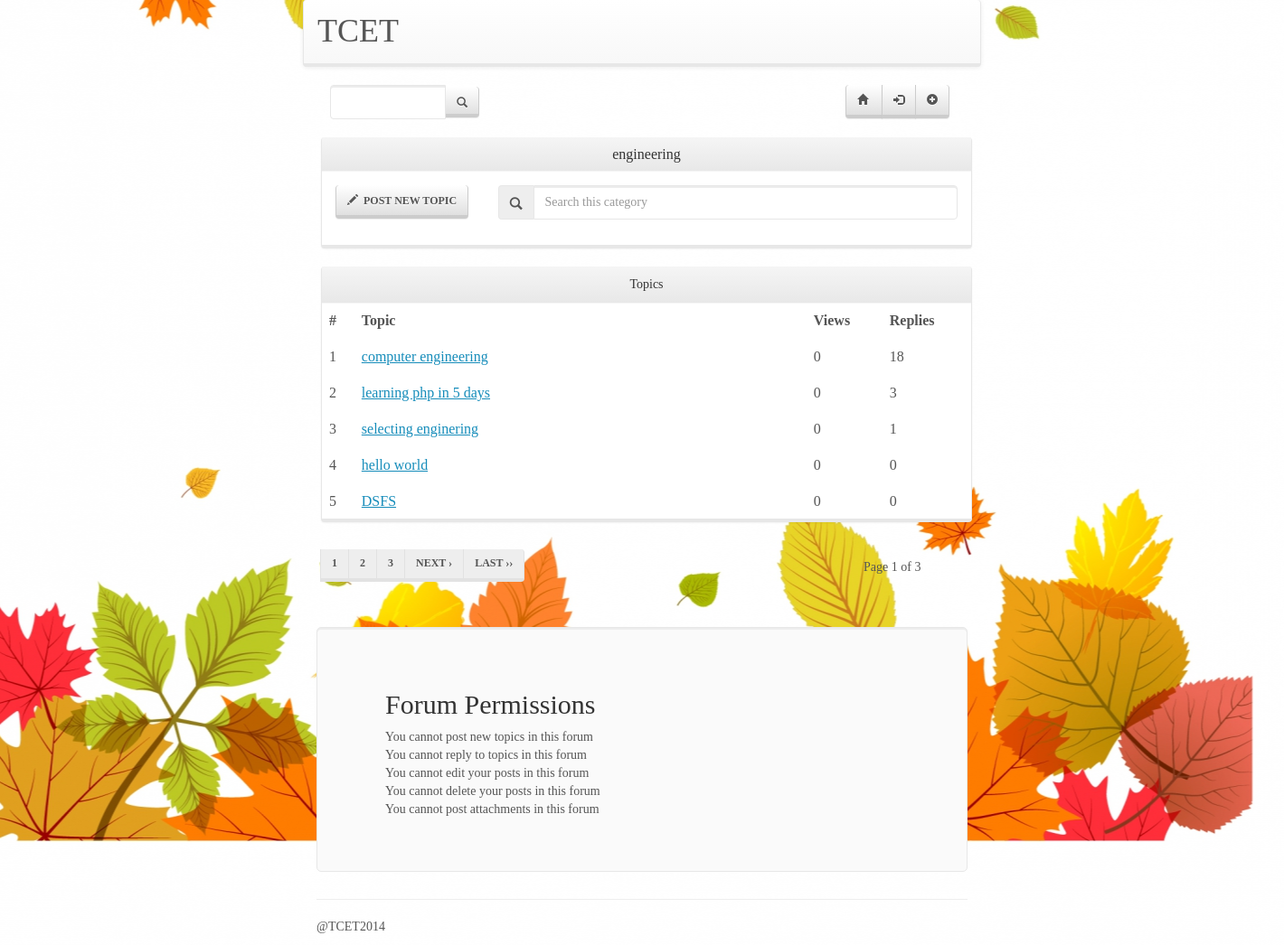
The app's page /topic.php?categorie=engineering with its own data.
### tables this page shows
CREATE TABLE IF NOT EXISTS `forum_question` (
  `question_id` int(4) NOT NULL AUTO_INCREMENT,
  `detail` longtext NOT NULL,
  `name` varchar(65) NOT NULL DEFAULT '',
  `email` varchar(65) NOT NULL DEFAULT '',
  `datetime` varchar(25) NOT NULL DEFAULT '',
  `view` int(4) NOT NULL DEFAULT '0',
  `reply` int(4) NOT NULL DEFAULT '0',
  `tid` int(11) NOT NULL,
  `cid` int(11) NOT NULL,
  PRIMARY KEY (`question_id`)
);

CREATE TABLE IF NOT EXISTS `topic` (
  `tid` int(8) NOT NULL AUTO_INCREMENT,
  `tname` varchar(65) NOT NULL,
  `cid` int(8) NOT NULL,
  `created_by` varchar(20) NOT NULL,
  PRIMARY KEY (`tid`)
);

### public/topicloader.php (the view, shortened to what this page needs)
<?php
							$page = (int)(!isset($_GET["page"]) ? 1 : $_GET["page"]);
							$per_page = 5;
							$startpoint = ($page * $per_page) - $per_page;
							$statement = "`forum_question`  WHERE `cid`='$cid' ORDER BY `datetime` ASC";
							$results = mysql_query("SELECT * FROM {$statement} LIMIT {$startpoint} , {$per_page}");
							if (mysql_num_rows($results) != 0) {
								$i=$startpoint;
							while ($row = mysql_fetch_array($results)) {
								$tid=$row['tid'];
								$sql="SELECT `tname` FROM `topic` WHERE `tid`='$tid'";
								$name=execute_query($sql);
								$qid=$row['question_id'];
								echo '<tr>';
								echo '<td>'.($i+1).'</td>';
								echo '<td>';
								echo '<a href="view.php?question='.$qid."&topic=".$tid.'">';
								echo $name[0]['tname'];
								echo '</td>';
								echo '<td>'.$row['view'].'</td>';
								echo '<td>'.$row['reply'].'</td>';
								echo '</tr>';
								$i++;
								}
							} else {
								echo '<tr>
								<td colsapn="4">No topics</td>
								</tr>';
							}
						?>

### public/stylesheets/1.css (style rules this page uses)
* { font-family:Calibri ; }

### public/layouts/header.php (style rules this page uses)
body { background-image: url('images/upload.jpg'); background-repeat: repeat-x; background-position:bottom; }

### records on screen
forum_question: tid.tname "computer engineering", view "0", reply "18"
forum_question: tid.tname "learning php in 5 days", view "0", reply "3"
forum_question: tid.tname "selecting enginering", view "0", reply "1"
forum_question: tid.tname "hello world", view "0", reply "0"
forum_question: tid.tname "DSFS", view "0", reply "0"

### other values on screen
$category "engineering"
$page "1"
$lastpage "3"
$nextlabel "NEXT ›"
$lastlabel "LAST ››"
